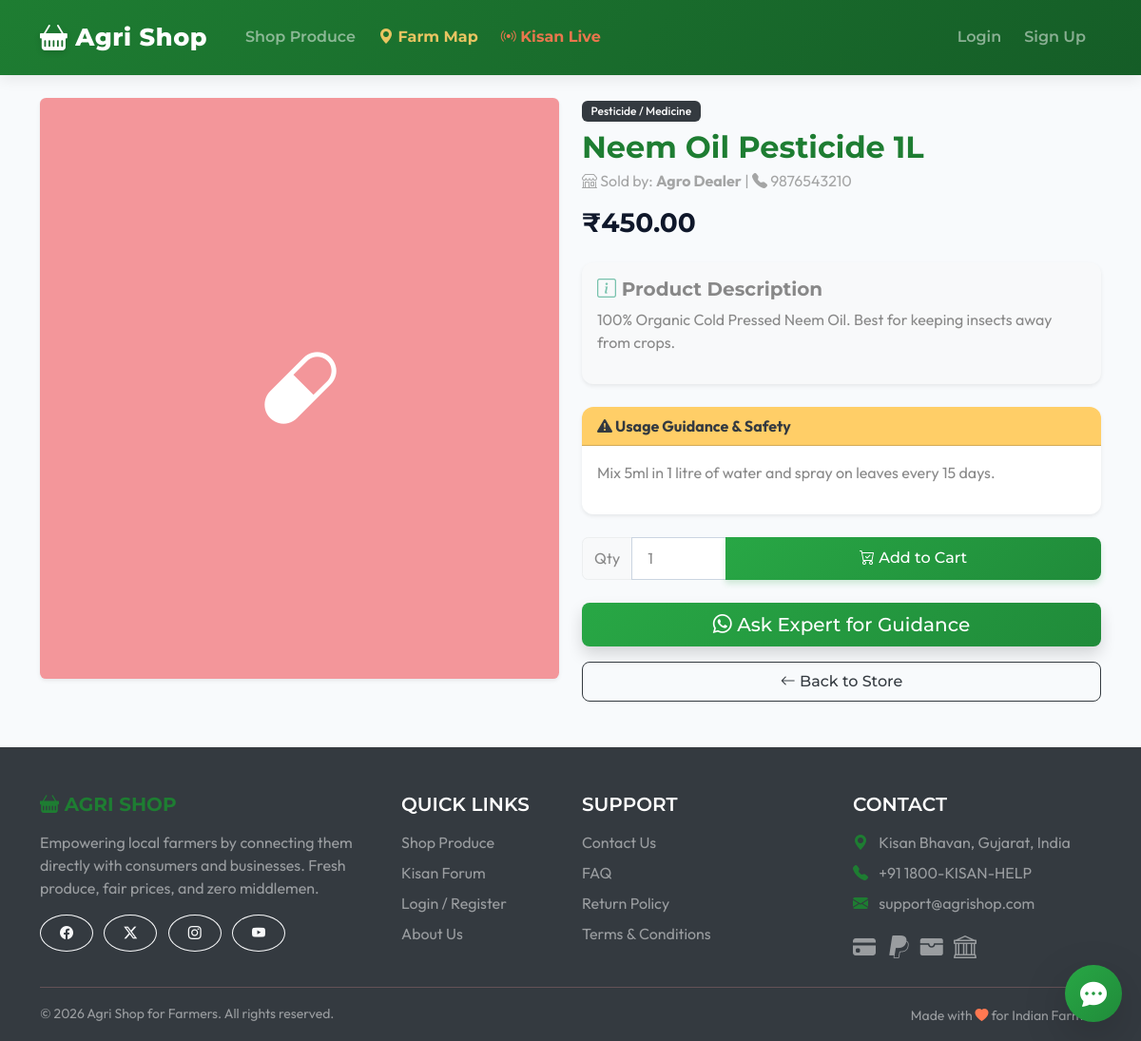
The app's page /agro/product/1/ with its own data.
### products/models.py (models this page shows, shortened)
class AgroProduct(models.Model):
    CATEGORY_CHOICES = [
        ('FERTILIZER', 'Fertilizer'),
        ('PESTICIDE', 'Pesticide / Medicine'),
        ('SEEDS', 'Seeds'),
        ('EQUIPMENT', 'Small Equipment'),
    ]
    dealer = models.ForeignKey(settings.AUTH_USER_MODEL, on_delete=models.CASCADE, related_name='agro_products')
    name = models.CharField(max_length=200)
    category = models.CharField(max_length=20, choices=CATEGORY_CHOICES, default='FERTILIZER')
    description = models.TextField()
    usage_guidance = models.TextField(help_text="How to use this product safely", blank=True)
    price = models.DecimalField(max_digits=10, decimal_places=2)
    image = models.ImageField(upload_to='agro_images/', blank=True, null=True)
    is_active = models.BooleanField(default=True)
    created_at = models.DateTimeField(auto_now_add=True)

### accounts/models.py (models this page shows, shortened)
class User(AbstractUser):
    class Role(models.TextChoices):
        FARMER = 'FARMER', 'Farmer'
        BUYER = 'BUYER', 'Buyer'
        BUSINESS_BUYER = 'BUSINESS_BUYER', 'Business Buyer'
        AGRO_DEALER = 'AGRO_DEALER', 'Agro Dealer'
    role = models.CharField(max_length=20, choices=Role.choices, default=Role.BUYER)
    phone = models.CharField(max_length=15, blank=True)
    address = models.TextField(blank=True)
    village_or_city = models.CharField(max_length=100, blank=True)
    state = models.CharField(max_length=50, blank=True)
    is_verified_farmer = models.BooleanField(default=False)

### products/views.py (the view)
# urls.py: path('agro/product/<int:pk>/', views.agro_product_detail, name='agro_product_detail'),
def agro_product_detail(request, pk):
    product = get_object_or_404(AgroProduct, pk=pk)
    return render(request, 'products/agro_product_detail.html', {'product': product})

### templates/products/agro_product_detail.html (shortened to what this page needs)
{% extends 'base.html' %}
{% block content %}
<div class="row mt-4">
    <div class="col-md-6 mb-4">
        {% if product.image %}
            <img src="{{ product.image.url }}" class="img-fluid rounded shadow-sm w-100" alt="{{ product.name }}">
        {% else %}
            <div class="bg-secondary text-white rounded d-flex align-items-center justify-content-center h-100 min-vh-50 shadow-sm" style="min-height: 400px;">
                <i class="bi bi-capsule" style="font-size: 5rem;"></i>
            </div>
        {% endif %}
    </div>
    <div class="col-md-6">
        <span class="badge bg-dark mb-2">{{ product.get_category_display }}</span>
        <h2 class="text-success mb-1 fw-bold">{{ product.name }}</h2>
        <p class="text-muted mb-3"><i class="bi bi-shop"></i> Sold by:
            <strong>{{ product.dealer.get_full_name|default:product.dealer.username }}</strong>
            {% if product.dealer.phone %}
                | <i class="bi bi-telephone-fill"></i> {{ product.dealer.phone }}
            {% endif %}
        </p>
        <h3 class="fw-bold mb-4">₹{{ product.price }}</h3>
        <div class="card bg-light border-0 shadow-sm mb-4">
            <div class="card-body">
                <h5 class="fw-bold"><i class="bi bi-info-square text-primary"></i> Product Description</h5>
                <p class="mb-0">{{ product.description|linebreaks }}</p>
            </div>
        </div>
        {% if product.usage_guidance %}
        <div class="card border-warning shadow-sm mb-4">
            <div class="card-header bg-warning text-dark fw-bold">
                <i class="bi bi-exclamation-triangle-fill"></i> Usage Guidance & Safety
            </div>
            <div class="card-body">
                <p class="mb-0">{{ product.usage_guidance|linebreaks }}</p>
            </div>
        </div>
        {% endif %}
        <div class="d-flex flex-column gap-3 mt-4">
            <form method="POST" action="{% url 'add_to_agro_cart' product.id %}">
                <div class="input-group mb-2">
                    <span class="input-group-text">Qty</span>
                    <input type="number" name="quantity" value="1" min="1" class="form-control" style="max-width: 100px;">
                    <button type="submit" class="btn btn-success flex-grow-1"><i class="bi bi-cart-check"></i> Add to Cart</button>
                </div>
            </form>
            {% if product.dealer.phone %}
                <a href="https://wa.me/91{{ product.dealer.phone }}?text=Hello%20{{ product.dealer.username }},%20I%20need%20expert%20guidance%20regarding%20{{ product.name }}%20from%20your%20Agro%20Store."
                   target="_blank" class="btn btn-success btn-lg shadow" style="background-color: #25D366; border-color: #25D366;">
                    <i class="bi bi-whatsapp"></i> Ask Expert for Guidance
                </a>
            {% else %}
                <button class="btn btn-secondary btn-lg" disabled><i class="bi bi-whatsapp"></i> Dealer phone not available</button>
            {% endif %}
            <a href="{% url 'agro_store' %}" class="btn btn-outline-dark"><i class="bi bi-arrow-left"></i> Back to Store</a>
        </div>
    </div>
</div>
{% endblock %}

### static/css/style.css (style rules this page uses)
body { font-family: 'Outfit', sans-serif; background-color: #f8fafc; color: #1e293b; }
.card { border: none; border-radius: 12px; box-shadow: 0 4px 6px -1px rgba(0, 0, 0, 0.05), 0 2px 4px -1px rgba(0, 0, 0, 0.03); transition: transform 0.2s ease, box-shadow 0.2s ease; overflow: hidden; background: #ffffff; }
.btn { border-radius: 8px; font-weight: 500; padding: 0.5rem 1.25rem; transition: all 0.2s; }
.btn-success { background: linear-gradient(135deg, #28a745 0%, #208b3a 100%); border: none; box-shadow: 0 4px 6px rgba(40, 167, 69, 0.2); }
.badge { padding: 0.4em 0.8em; font-weight: 500; border-radius: 6px; }
h1, h2, h3, h4, h5, h6 { font-weight: 600; color: #0f172a; }
.text-success { color: #1e7d32 !important; }
.form-control, .form-select { border-radius: 8px; border: 1px solid #cbd5e1; padding: 0.6rem 1rem; }

### templates/base.html (style rules this page uses)
body { top: 0 !important; }

### records on screen
AgroProduct: category "Pesticide / Medicine", name "Neem Oil Pesticide 1L", dealer.get_full_name "Agro Dealer", dealer.phone "9876543210", price "450.00", description "100% Organic Cold Pressed Neem Oil. Best for keeping insects away from crops.", usage_guidance "Mix 5ml in 1 litre of water and spray on leaves every 15 days."
